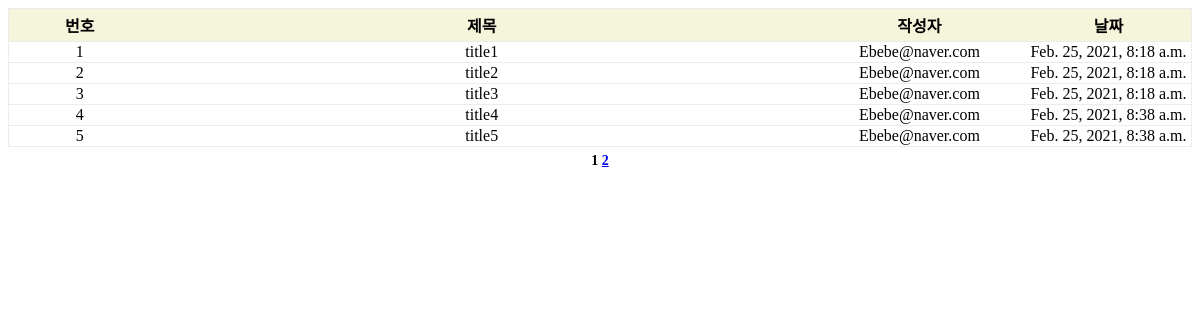
/board/, run on the app's committed database.
### post_service/models.py (models this page shows)
class Post(models.Model):
    title = models.CharField(max_length=1024)
    body = models.CharField(max_length=4096)
    author = models.ForeignKey(User, on_delete=models.CASCADE)
    regdate = models.DateTimeField(auto_created=True, auto_now_add=True)

### post_service/views.py (the view)
def post_list(reuqest):
    template = get_template('post_service/post_list.html')
    page_data = Paginator(Post.objects.all(), 5)
    page = reuqest.GET.get('page')
    if page is None:
        page = 1
    try:
        posts = page_data.page(page)
    except PageNotAnInteger:
        posts = page_data.page(1)
    except EmptyPage:
        posts = page_data.page(page_data.num_pages)
    context = {'post_list' : posts, 'current_page' : int(page), 'total_page' : range(1, page_data.num_pages + 1)}
    return HttpResponse(template.render(context))

### post_service/templates/post_service/post_list.html (shortened to what this page needs)
{% extends 'post_service/base.html' %}
{% block contents %}
    <table>
        <colgroup>
            <col span="1" width="12%">
            <col span="1" width="56%">
            <col span="1" width="18%">
            <col span="1" width="20%">
        </colgroup>
        <thead>
            <tr>
                <th>번호</th>
                <th>제목</th>
                <th>작성자</th>
                <th>날짜</th>
            </tr>
        </thead>
        <tbody>
            {% for post in post_list %}
                <tr>
                    <td>{{ post.pk }}</td>
                    <td>{{ post.title }}</td>
                    <td>{{ post.author }}</td>
                    <td>{{ post.regdate }}</td>
                </tr>
            {% endfor %}
        </tbody>
    </table>
    <div id="paging_area">
        {% for page in total_page %}
            {% if current_page != page %}
                <a  href="?page={{ page }}" rel="nofollow">
            {% else %}
                <a>
            {% endif %}
                    <span style="font-weight: bold;">
                        {{ page }}
                    </span>
                </a>
        {% endfor %}
    </div>
{% endblock %}

### post_service/templates/post_service/base.html (shortened to what this page needs)
{% load static %}
<!DOCTYPE html>
<html lang="en">
<head>
    <link rel="stylesheet" href="/static/css/style.css">
</head>
<body>
{% block contents %}
{% endblock %}
</body>
</html>

### static/css/style.css (style rules this page uses)
table { width : 100%; }
table, thead, tbody, tr { border: 1px solid #ececec; border-collapse : collapse; text-align: center; }
thead>tr>th { padding:4px; background-color: beige; }
div#paging_area { padding: 6px; text-align: center; font-size: 14px; }

### data on the page
Post: pk "1", title "title1", author "Ebebe@naver.com", regdate "Feb. 25, 2021, 8:18 a.m."
Post: pk "2", title "title2", author "Ebebe@naver.com", regdate "Feb. 25, 2021, 8:18 a.m."
Post: pk "3", title "title3", author "Ebebe@naver.com", regdate "Feb. 25, 2021, 8:18 a.m."
Post: pk "4", title "title4", author "Ebebe@naver.com", regdate "Feb. 25, 2021, 8:38 a.m."
Post: pk "5", title "title5", author "Ebebe@naver.com", regdate "Feb. 25, 2021, 8:38 a.m."

### other printed values
{{ page }} "1" "2"
